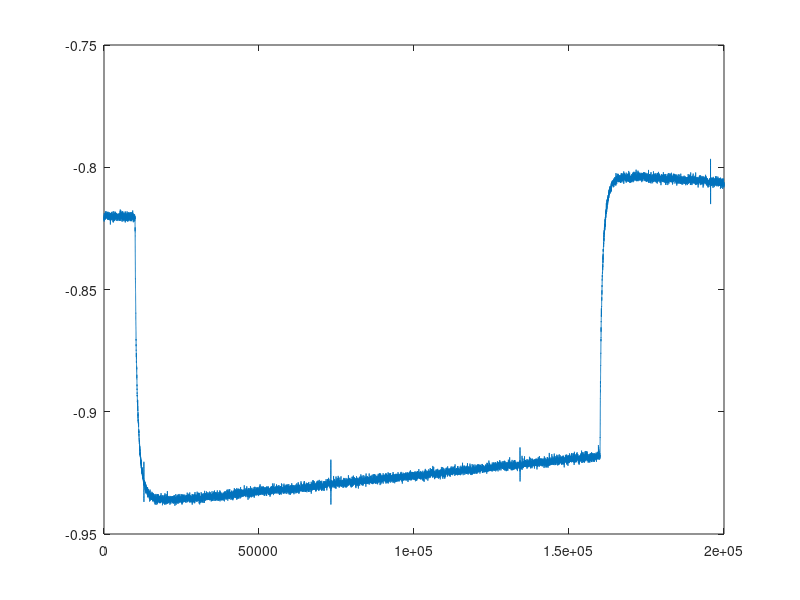

The MATLAB source for this figure:
clear
fID = fopen('030220Patch2_temp_14_smth.txt','r');
sizeA = [1 inf];
formatSpec = '%f';
y = fscanf(fID, formatSpec, sizeA);
y = y';
plot(1:199999, y);